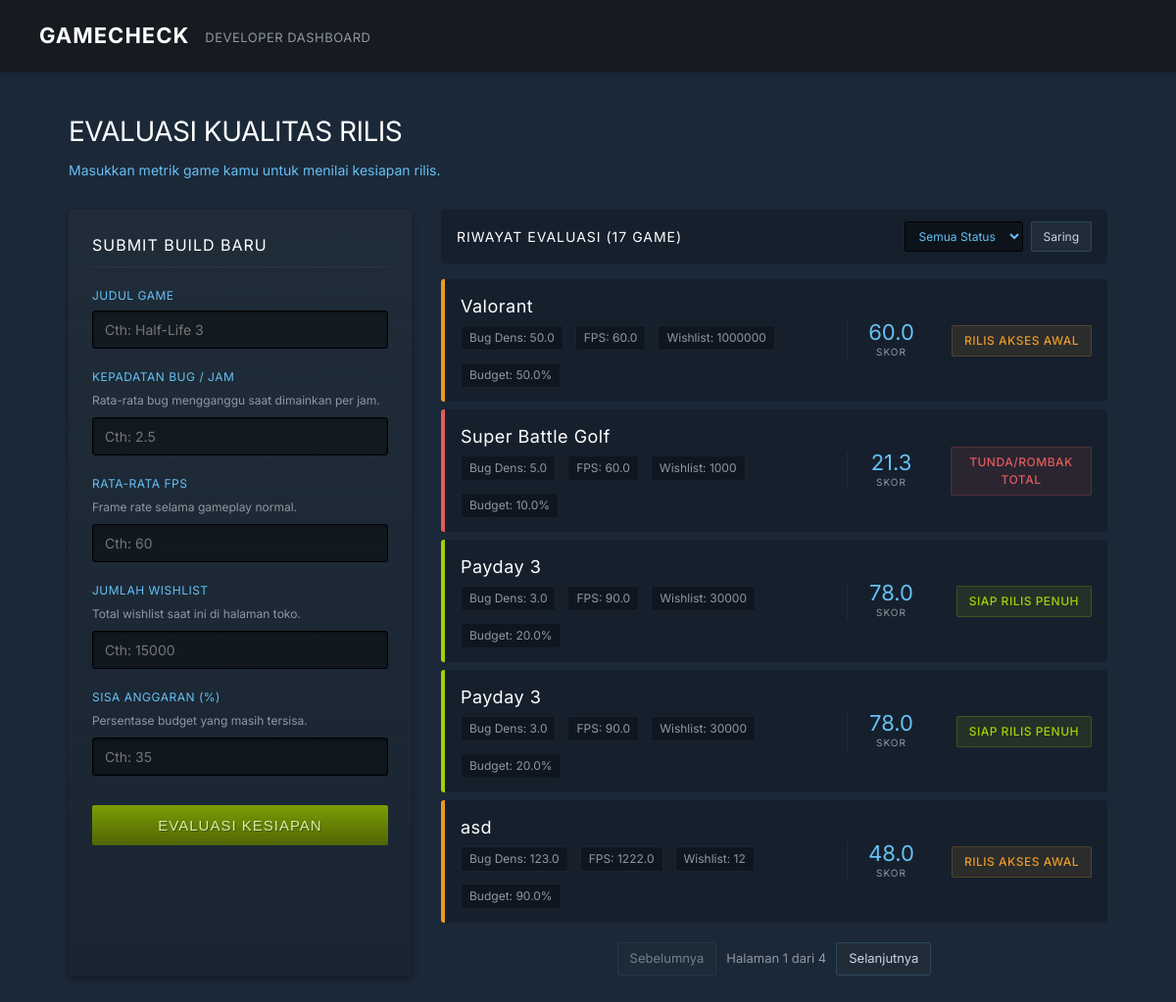
Before: / with the older database file.
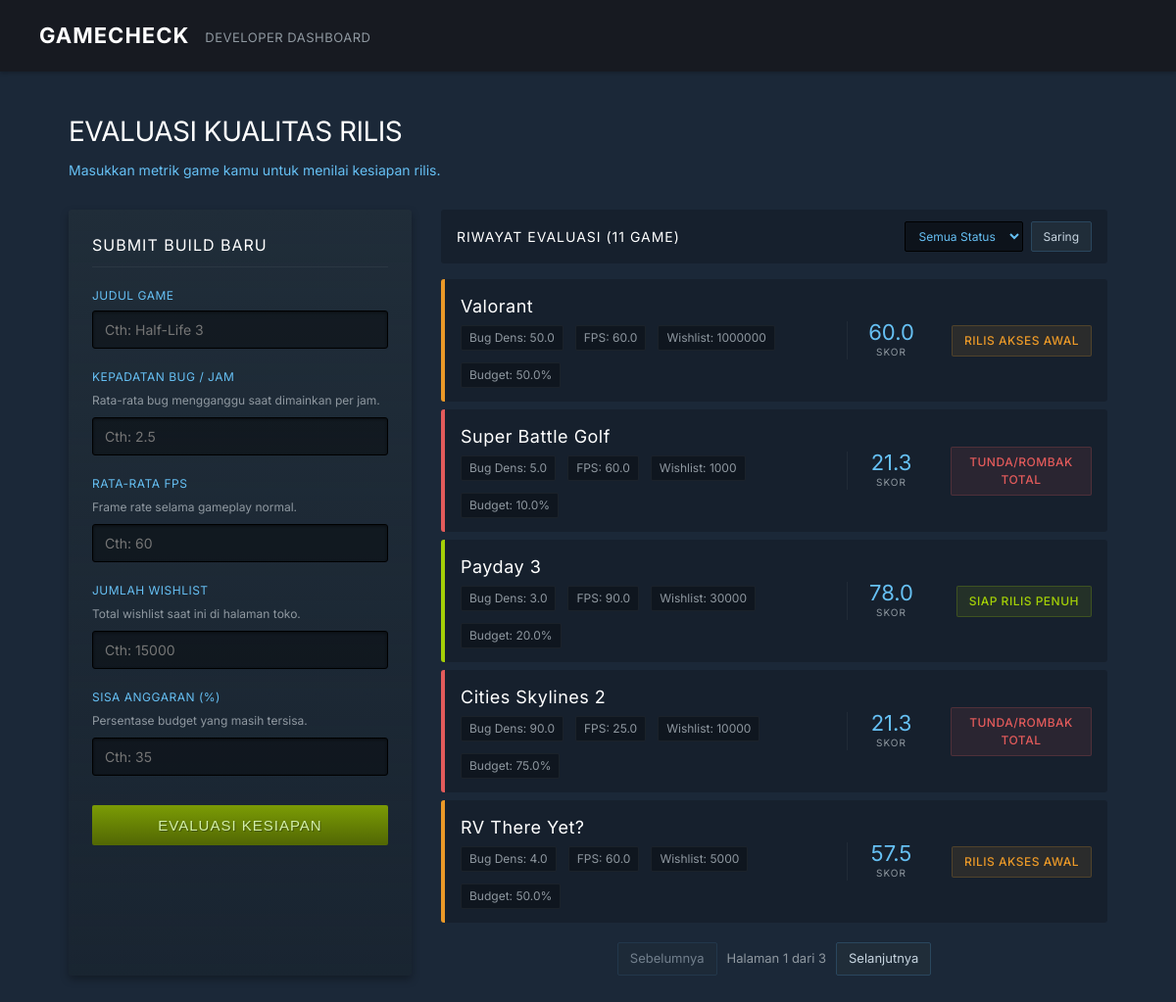
After: the same page with the newer database file.
### tables this page shows
CREATE TABLE draft_indie (
	id INTEGER NOT NULL, 
	title VARCHAR, 
	bug_density FLOAT, 
	fps FLOAT, 
	wishlist INTEGER, 
	remaining_budget FLOAT, 
	score FLOAT, 
	status VARCHAR, 
	PRIMARY KEY (id)
);

### main.py (the view)
@app.get("/", response_class=HTMLResponse)
async def read_root(request: Request, page: int = 1, message: Optional[str] = None, db: sqlite3.Connection = Depends(get_db)):
    games, total_pages, total_items = get_paginated_games(db, page=page)
    return templates.TemplateResponse(request, "index.html", {
        "games": games,
        "current_page": page,
        "total_pages": total_pages,
        "total_items": total_items,
        "message": message
    })

### templates/index.html (shortened to what the changed rows need)
<!DOCTYPE html>
<html lang="id">
<head>
</head>
<body>
<div class="hero">
  <h1 class="hero-title">Evaluasi Kualitas Rilis</h1>
</div>
<div class="container">
  <div>
    <div class="results-header">
      <div class="results-title">Riwayat Evaluasi ({{ total_items }} game)</div>
      <form action="/api/query" method="GET" style="display:flex;gap:8px">
        <select class="filter-select" name="status">
        </select>
        <button type="submit" class="filter-btn">Saring</button>
      </form>
    </div>
    <div class="game-list">
      {% for game in games %}
        {% set v_class = 'gc-go' %}
        {% set v_pill = 'v-go' %}
        {% if game.status == 'Tunda/Rombak Total' %}
          {% set v_class = 'gc-wait' %}
          {% set v_pill = 'v-wait' %}
        {% elif game.status == 'Rilis Akses Awal' %}
          {% set v_class = 'gc-soon' %}
          {% set v_pill = 'v-soon' %}
        {% endif %}
        <div class="game-card {{ v_class }}">
          <div class="gc-info">
            <div class="gc-title">{{ game.title }}</div>
            <div class="gc-meta">
              <span>Bug Dens: {{ game.bug_density }}</span>
              <span>FPS: {{ game.fps }}</span>
              <span>Wishlist: {{ game.wishlist }}</span>
              <span>Budget: {{ game.remaining_budget }}%</span>
            </div>
          </div>
          <div class="gc-score-box">
            <div class="gc-score">{{ "%.1f"|format(game.score) }}</div>
            <div class="gc-score-label">Skor</div>
          </div>
          <div class="gc-verdict-box">
            <div class="gc-verdict {{ v_pill }}">
              {{ game.status }}
            </div>
          </div>
        </div>
      {% else %}
        <div style="padding:40px;text-align:center;background:rgba(0,0,0,0.2);color:var(--text-muted);font-size:14px;border-radius:3px">
          Belum ada game yang dievaluasi. Submit build baru untuk melihat hasil.
        </div>
      {% endfor %}
    </div>
    {% if total_pages > 1 %}
    <div class="pagination">
      {% set base_url = '/api/query?status=' ~ (selected_status | default('')) | urlencode ~ '&page=' %}
      {% if current_page > 1 %}
        <a href="{{ base_url }}{{ current_page - 1 }}" class="page-btn">Sebelumnya</a>
      {% else %}
        <span class="page-btn disabled">Sebelumnya</span>
      {% endif %}
      <span class="page-info">Halaman {{ current_page }} dari {{ total_pages }}</span>
      {% if current_page < total_pages %}
        <a href="{{ base_url }}{{ current_page + 1 }}" class="page-btn">Selanjutnya</a>
      {% else %}
        <span class="page-btn disabled">Selanjutnya</span>
      {% endif %}
    </div>
    {% endif %}
  </div>
</div>
</body>
</html>

Changed rows visible on the page:
removed draft_indie: title "Payday 3", bug_density "3.0", fps "90.0", wishlist "30000", remaining_budget "20.0", score "78.0", status "SIAP RILIS PENUH"
removed draft_indie: title "asd", bug_density "123.0", fps "1222.0", wishlist "12", remaining_budget "90.0", score "48.0", status "RILIS AKSES AWAL"
now on this page (row unchanged): draft_indie: title "Cities Skylines 2", bug_density "90.0", fps "25.0", wishlist "10000", remaining_budget "75.0", score "21.3", status "TUNDA/ROMBAK TOTAL"
now on this page (row unchanged): draft_indie: title "RV There Yet?", bug_density "4.0", fps "60.0", wishlist "5000", remaining_budget "50.0", score "57.5", status "RILIS AKSES AWAL"
Other visible differences:
{{ total_items }}: "17" → "11"
{{ total_pages }}: "4" → "3"
